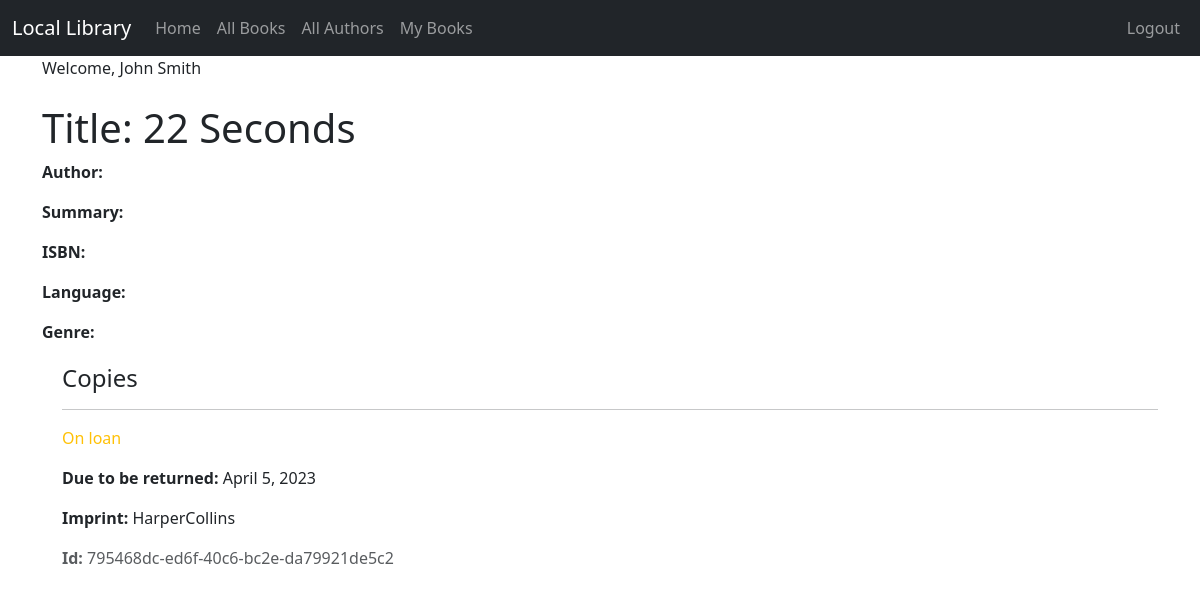
The app's page /book_detail/2 (signed in) with its own data.
### Catalog/models.py (models this page shows, shortened)
class Book(models.Model):
    title = models.CharField(max_length=200)

class BookInstance(models.Model):
    id = models.UUIDField(primary_key=True, default=uuid.uuid4,
                          help_text='Unique ID for this particular book across whole library')
    book = models.ForeignKey('Book', on_delete=models.RESTRICT, null=True)
    imprint = models.CharField(max_length=200)
    due_back = models.DateField(null=True, blank=True)
    LOAN_STATUS = (
        ('m', 'Maintenance'), ('o', 'On loan'), ('a', 'Available'), ('r',
                                                                     'Reserved'),
    )
    status = models.CharField(
        max_length=1,
        choices=LOAN_STATUS,
        blank=True,
        default='m',
        help_text='Book availability',
    )
    borrower = models.ForeignKey(User,
                                 on_delete=models.SET_NULL, null=True, blank=True)
    class Meta:
        ordering = ['due_back']

### Catalog/views.py (the view)
# urls.py: path('book_detail/<int:pk>', views.BookDetailView.as_view(), name='book_detail'),
class BookDetailView(LoginRequiredMixin, generic.DetailView):
    model = Book

### Catalog/templates/catalog/book_detail.html
{% extends "catalog/base.html" %}
{% block content %}
  <h1>Title: {{ book.title }}</h1>
  <p><strong>Author:</strong> <a href="">{{ book.author }}</a></p>
  <p><strong>Summary:</strong> {{ book.summary }}</p>
  <p><strong>ISBN:</strong> {{ book.isbn }}</p>
  <p><strong>Language:</strong> {{ book.language }}</p>
  <p><strong>Genre:</strong> {{ book.genre.all|join:", " }}</p>
  <div style="margin-left:20px;margin-top:20px">
    <h4>Copies</h4>
    {% for copy in book.bookinstance_set.all %}
      <hr>
      <p class="{% if copy.status == 'a' %}text-success{% elif copy.status == 'm' %}text-danger{% else %}text-warning{% endif %}">
        {{ copy.get_status_display }}
      </p>
      {% if copy.status != 'a' %}
        <p><strong>Due to be returned:</strong> {{ copy.due_back }}</p>
      {% endif %}
      <p><strong>Imprint:</strong> {{ copy.imprint }}</p>
      <p class="text-muted"><strong>Id:</strong> {{ copy.id }}</p>
    {% endfor %}
  </div>
{% endblock %}

### Catalog/templates/catalog/base.html (shortened to what this page needs)
{% load static %}
<!doctype html>
<html lang="en">
<head>
    <link href="https://cdn.jsdelivr.net/npm/bootstrap@5.3.0-alpha1/dist/css/bootstrap.min.css" rel="stylesheet"
>
</head>
<body>
<nav class="navbar navbar-expand-lg navbar-dark bg-dark">
    <div class="container-fluid">
        <a class="navbar-brand" href="{% url 'index' %}">Local Library</a>
        <div class="collapse navbar-collapse" id="navbarSupportedContent">
            <ul class="navbar-nav me-auto mb-2 mb-lg-0">
                <li class="nav-item">
                    <a class="nav-link" href="{% url 'index' %}">Home</a>
                </li>
                <li class="nav-item">
                    <a class="nav-link" href="{% url 'book_list' %}">All Books</a>
                </li>
                <li class="nav-item">
                    <a class="nav-link" href="{% url 'author_list' %}">All Authors</a>
                </li>
                {% if user.is_authenticated %}
                    <li><a class="nav-link" href="{% url 'my_books' %}">My Books</a></li>
                {% endif %}
            </ul>
        </div>
        <ul class="nav navbar-nav ml-auto">
        {% if user.is_authenticated %}
            <li><a class="nav-link" href="{% url 'logout' %}">Logout</a>
            </li>
        {% else %}
            <li><a class="nav-link" href="{% url 'login' %}"><span class="glyphicon glyphicon-log-in"></span>Login</a>
            </li>
            <li><a class="nav-link" href="{% url 'register' %}"><span class="glyphicon glyphicon-log-in"></span>Sign Up</a>
            </li>
        {% endif %}
    </ul>
    </div>
</nav>
<div class="container">
    {% if user.is_authenticated %}
        Welcome, {{ user.first_name }} {{ user.last_name }}
    {% endif %}
</div>
<div class="container">
    <br/>
    {% block content %}
    {% endblock %}
</div>
</body>
</html>

### records on screen
Book: title "22 Seconds"
BookInstance: status "On loan", due_back "April 5, 2023", imprint "HarperCollins", id "795468dc-ed6f-40c6-bc2e-da79921de5c2"

### other values on screen
{{ user.first_name }} "John"
{{ user.last_name }} "Smith"
